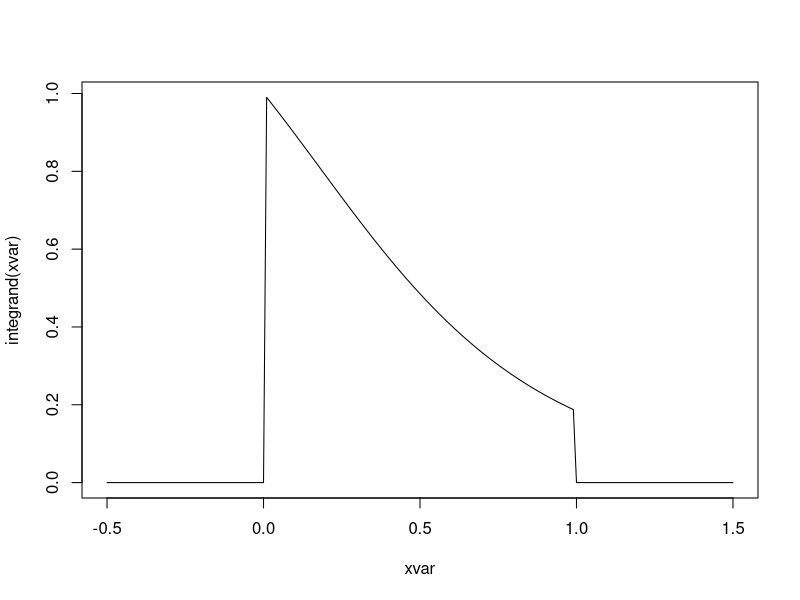
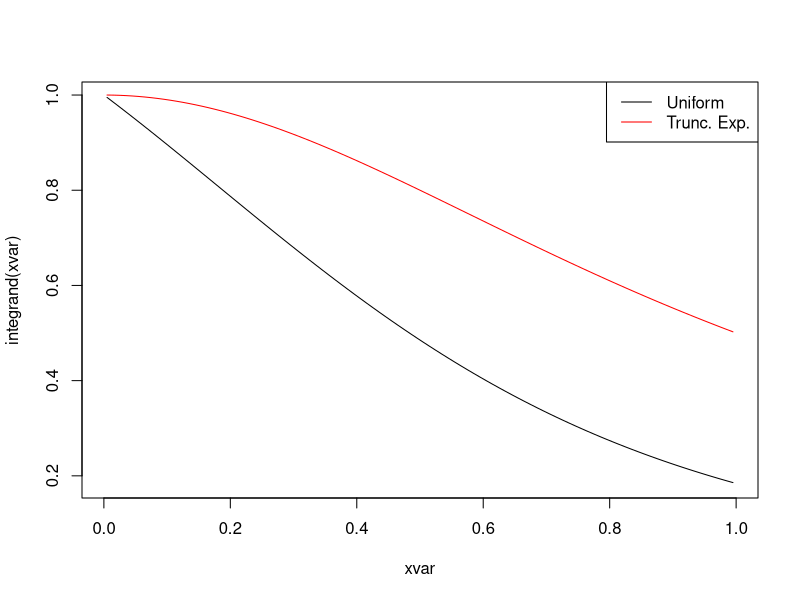
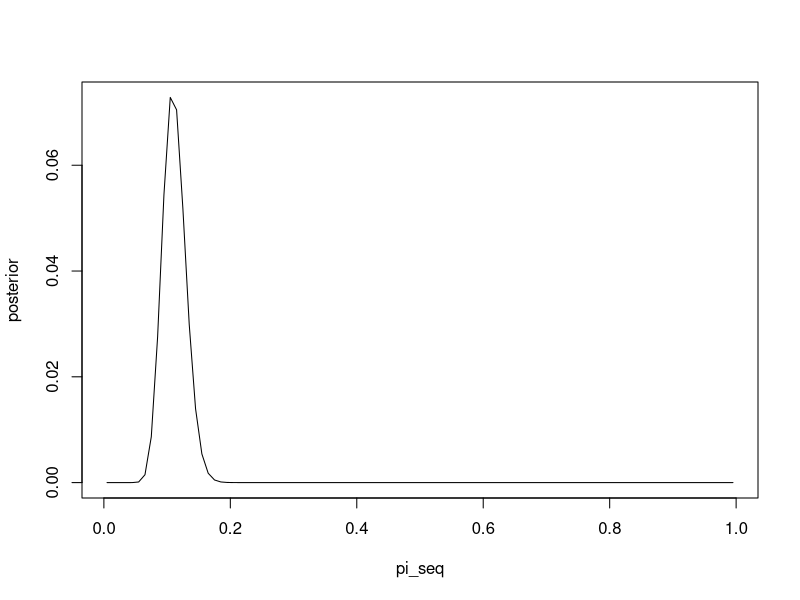

These charts were generated, in order, by the following R code:
## ---- chunk 1
library(knitr)
hook_output = knit_hooks$get('output')
knit_hooks$set(output = function(x, options) {
  # this hook is used only when the linewidth option is not NULL
  if (!is.null(n <- options$linewidth)) {
    x = knitr:::split_lines(x)
    # any lines wider than n should be wrapped
    if (any(nchar(x) > n)) x = strwrap(x, width = n)
    x = paste(x, collapse = '\n')
  }
  hook_output(x, options)
})

knitr::opts_chunk$set(cache = FALSE, message = FALSE,
                      linewidth = 50)
set.seed(3150)
## ---- chunk 2
# Sample size
n <- 5000
# Define a function for integrand
integrand <- function(x) {
  # We want to multiply by zero if outside the range
  supp_ind <- as.numeric(x > 0 & x < 1)
  
  return(supp_ind*exp(-x)/(1 + x^2))
}
## ---- chunk 3
# Look at the graph of the function
xvar <- seq(-0.5, 1.5, by = 0.01)
plot(xvar, integrand(xvar), type = "l")
## ---- chunk 4
# 1. Basic MC integration
unif_vars <- runif(n)

theta1 <- mean(integrand(unif_vars))
sd1 <- sd(integrand(unif_vars))
## ---- chunk 5
# 2. Exponential density
exp_vars <- rexp(n)

theta2 <- mean(integrand(exp_vars)/dexp(exp_vars))
sd2 <- sd(integrand(exp_vars)/dexp(exp_vars))
## ---- chunk 6
# Compare results
c(theta1, theta2)
c(sd1, sd2)/sqrt(n)
## ---- chunk 7
# How many are zeros?
sum(integrand(exp_vars) == 0)
## ---- chunk 8
# 3. Truncated exponential density
unif_vars <- runif(n)
truncexp_vars <- -log(1 - unif_vars*(1 - exp(-1)))

# Evaluate the density at those points
phi_vars <- exp(-truncexp_vars)/(1 - exp(-1))

theta3 <- mean(integrand(truncexp_vars)/phi_vars)
sd3 <- sd(integrand(truncexp_vars)/phi_vars)
## ---- chunk 9
# Compare results
c(theta1, theta2, theta3)
c(sd1, sd2, sd3)/sqrt(n)
## ---- chunk 10
# Points between 0 and 1 without boundary
xvar <- ppoints(100)
plot(xvar, integrand(xvar), type = "l")
lines(xvar, integrand(xvar)/exp(-xvar), col = "red")
legend(x = "topright", 
       legend = c("Uniform", "Trunc. Exp."), 
       col = c("black", "red"), lty = 1)
## ---- chunk 11
n <- 5000
norm_vars <- rnorm(n)
# Average of 0s and 1s gives proportion of 1s
mean(norm_vars > 5)
## ---- chunk 12
n <- 10000000
norm_vars <- rnorm(n)
# Average of 0s and 1s gives proportion of 1s
mean(norm_vars > 5)
## ---- chunk 13
# Check if > 5 in absolute value, and divide by 2
0.5*mean(abs(norm_vars) > 5)
# Compare both standard errors
c(sd(norm_vars > 5), 0.5*sd(abs(norm_vars) > 5))
## ---- chunk 14
# Shifted exponential density
unif_vars <- runif(n)
shiftexp_vars <- -log(unif_vars) + 5

# Evaluate the density at those points
phi_vars <- exp(-(shiftexp_vars - 5))

theta_est <- mean(dnorm(shiftexp_vars)/phi_vars)
sd_est <- sd(dnorm(shiftexp_vars)/phi_vars)
## ---- chunk 15
# Compare all three approaches
c("Method1" = mean(norm_vars > 5), 
  "Method2" = 0.5*mean(abs(norm_vars) > 5),
  "Method 3" = theta_est)

c("Method1" = sd(norm_vars > 5), 
  "Method2" = 0.5*sd(abs(norm_vars) > 5),
  "Method 3" = sd_est)
## ---- chunk 16
pi_seq <- ppoints(100)
posterior <- 1*choose(294, 32)*pi_seq^32*(1 - pi_seq)^262

plot(pi_seq, posterior, type = "l")
## ---- chunk 17
# Create a function for posterior and weight
post_fun <- function(pi) {
  1*choose(294, 32)*pi^32*(1 - pi)^262
}

weight <- function(pi) {
  post_fun(pi)/dbeta(pi, shape1 = 2, 
                     shape2 = 10)
}
## ---- chunk 18
# Assume we are interested in posterior mean
# so g(x) = x
n <- 5000
beta_vars <- rbeta(n, shape1 = 2, shape2 = 10)

denominator <- weight(beta_vars)
numerator <- weight(beta_vars)*beta_vars
(theta <- mean(numerator)/mean(denominator))
## ---- chunk 19
# What about posterior variance?
denominator <- weight(beta_vars)
numerator <- weight(beta_vars)*beta_vars^2 # g(x) = x^2
theta2 <- mean(numerator)/mean(denominator)
# Var(X) = E(X^2) - E(X)^2
theta2 - theta^2
## ---- chunk 20
# What about posterior probability that pi
# is between 0.08 and 0.12?
denominator <- weight(beta_vars)
# g(x) is indicator function
gvals <- as.numeric(beta_vars > 0.08 &
                      beta_vars < 0.12)
numerator <- weight(beta_vars)*gvals
mean(numerator)/mean(denominator)
